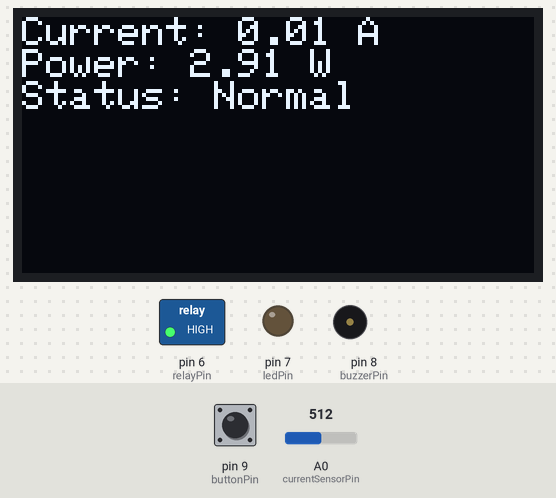
Recording of a sketch running on a simulated Arduino Uno, built with avr-gcc and run on an emulated ATmega328P. Shown: 128×64 one-colour display, switched loads named in the sketch (green lamp = pin HIGH), output pins drawn as LEDs (lit = HIGH), buzzer (waves = sounding, pin HIGH). The test bench sets the inputs (shaded band); at power-on: A0 (currentSensorPin) = 512, pin 9 (buttonPin) HIGH.

Above: at 3.2 s.
3.3 s: A0 (currentSensorPin) set to 877
At 4.5 s:
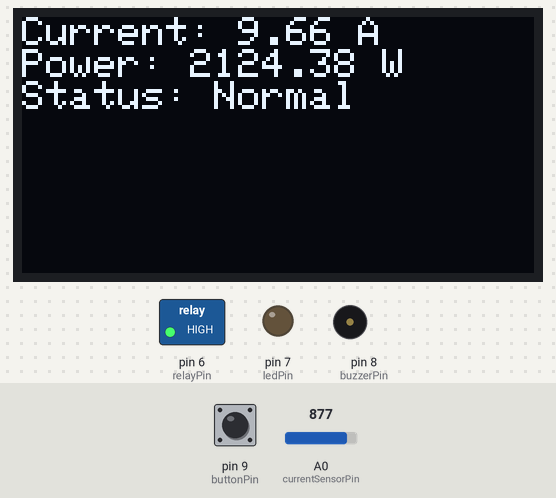
5.1 s: A0 (currentSensorPin) set to 906
At 5.6 s:
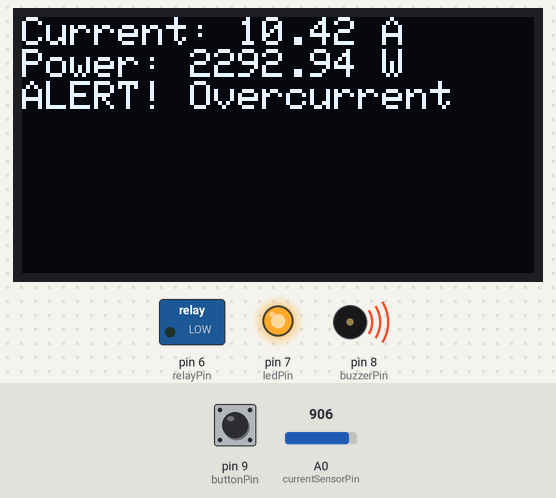
6.7 s: A0 (currentSensorPin) set to 716
At 7.9 s:
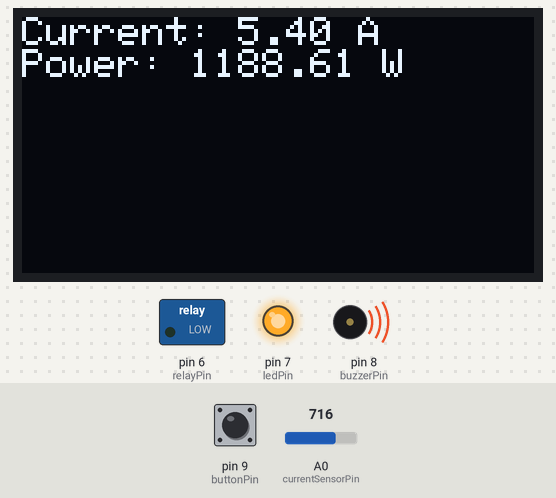
8.3 s: pin 9 (buttonPin) pulled LOW for 0.65 s
At 8.9 s:
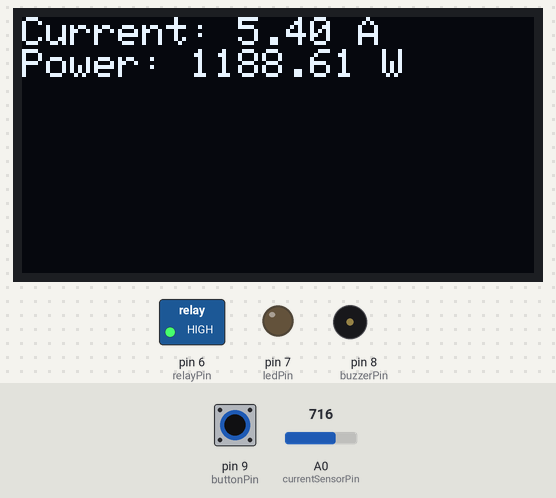
Timing chart, 0 to 11.3 s (numbered marks = the images above; inputs shaded):
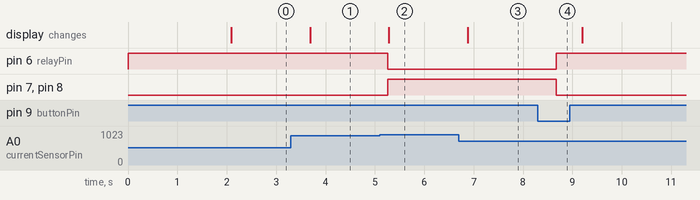

Measured:
- the behaviour switches between 890 and 891 on A0 (currentSensorPin) (found by bisection; images 1 and 2)
- after the input at 3.3 s, the display: changes after 0.39 s (image 1)
- after the input at 5.1 s, pin 6 (relayPin): HIGH → LOW after 0.16 s; pin 7 (ledPin), pin 8 (buzzerPin): LOW → HIGH after 0.16 s; the display: changes after 0.18 s (image 2)
- after the input at 6.7 s, the display: changes after 0.18 s (image 3)
- after the input at 8.3 s, pin 6 (relayPin): LOW → HIGH after 0.37 s; pin 7 (ledPin), pin 8 (buzzerPin): HIGH → LOW after 0.37 s

The sketch:

hardware.ino
```cpp
#include <Adafruit_GFX.h>
#include <Adafruit_SSD1306.h>

#define SCREEN_WIDTH 128
#define SCREEN_HEIGHT 64
#define OLED_RESET    -1
Adafruit_SSD1306 display(SCREEN_WIDTH, SCREEN_HEIGHT, &Wire, OLED_RESET);

// Pin Definitions
const int currentSensorPin = A0;
const int relayPin = 6;
const int buzzerPin = 8;
const int ledPin = 7;
const int buttonPin = 9;

// Constants
const float voltage = 220.0;         // Fixed voltage for power calculation
const float thresholdCurrent = 10.0; // Threshold in Amps

// Globals
bool alertState = false;

void setup() {
  Serial.begin(9600);

  pinMode(relayPin, OUTPUT);
  pinMode(buzzerPin, OUTPUT);
  pinMode(ledPin, OUTPUT);
  pinMode(buttonPin, INPUT_PULLUP); // Using internal pull-up

  digitalWrite(relayPin, HIGH); // Relay ON initially
  digitalWrite(buzzerPin, LOW);
  digitalWrite(ledPin, LOW);

  // OLED initialization
  if (!display.begin(SSD1306_SWITCHCAPVCC, 0x3C)) {
    Serial.println("SSD1306 allocation failed");
    for (;;);
  }
  display.clearDisplay();
  display.setTextSize(1);
  display.setTextColor(SSD1306_WHITE);
  display.setCursor(0, 0);
  display.println("Smart Energy Monitor");
  display.display();
  delay(2000);
}

void loop() {
  float current = readCurrent();  // Read current from ACS712
  float power = voltage * current;

  display.clearDisplay();
  display.setCursor(0, 0);
  display.print("Current: ");
  display.print(current, 2);
  display.println(" A");

  display.print("Power: ");
  display.print(power, 2);
  display.println(" W");

  if (current > thresholdCurrent) {
    triggerAlert(current);
  } else if (!alertState) {
    digitalWrite(relayPin, HIGH);  // Keep machine ON
    digitalWrite(buzzerPin, LOW);
    digitalWrite(ledPin, LOW);
    display.println("Status: Normal");
  }

  display.display();

  // Check for manual reset
  if (alertState && digitalRead(buttonPin) == LOW) {
    delay(200); // Debounce
    alertState = false;
    digitalWrite(relayPin, HIGH);
    digitalWrite(buzzerPin, LOW);
    digitalWrite(ledPin, LOW);
  }

  delay(500);
}

float readCurrent() {
  int sensorValue = analogRead(currentSensorPin);
  float voltageOut = (sensorValue * 5.0) / 1023.0;
  float current = (voltageOut - 2.5) / 0.185; // For ACS712-5A use 0.185, for 20A use 0.100
  if (current < 0) current = -current; // remove noise below 0
  return current;
}

void triggerAlert(float current) {
  alertState = true;
  digitalWrite(relayPin, LOW);   // Turn off machine
  digitalWrite(buzzerPin, HIGH); // Sound buzzer
  digitalWrite(ledPin, HIGH);    // Turn on alert LED
  display.println("ALERT! Overcurrent");
}
```
